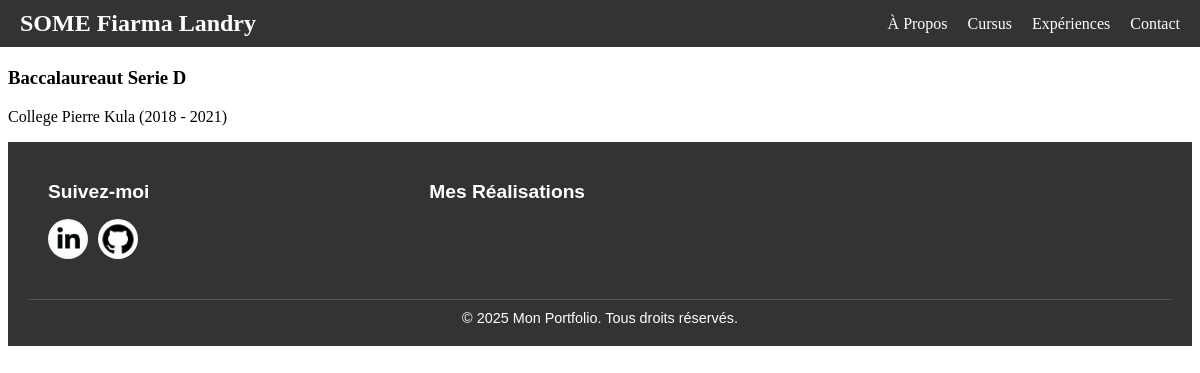
The page /education/ on the database as committed earlier.
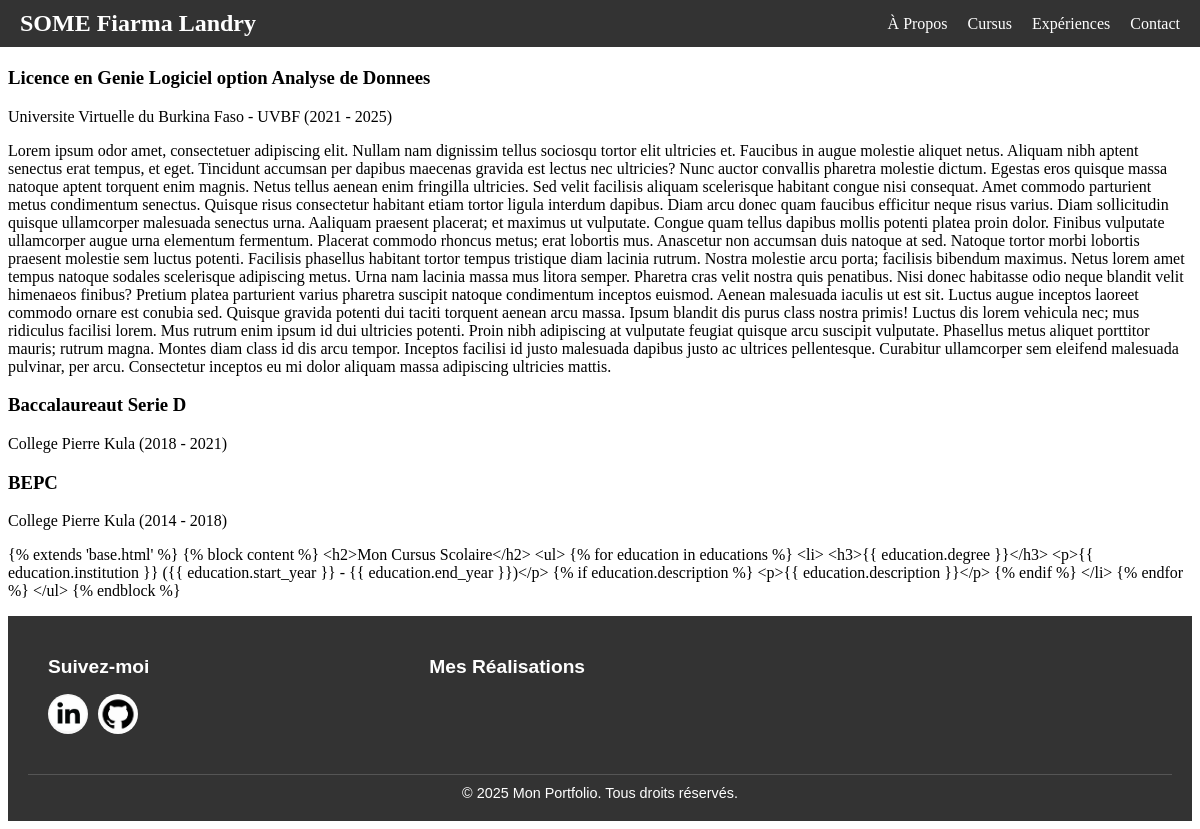
The same page on the database as committed later.
### education/models.py (models this page shows, shortened)
class Education(models.Model):
    degree = models.CharField(max_length=200)  # Diplôme
    institution = models.CharField(max_length=200)  # Établissement
    start_year = models.CharField(max_length=50)  # Année de début
    end_year = models.CharField(max_length=50)  # Année d'obtention
    description = models.TextField(blank=True, null=True)  # Description facultative

### education/views.py (the view)
# urls.py: path('education/', include('education.urls')),
def education(request):
    educations = Education.objects.all().order_by('-end_year')  # Trier par année décroissante
    return render(request, 'education/education.html', {'educations': educations})

### Portfolio/context_processors.py (called while the page is built)
def current_year(request):
    return {'current_year': datetime.now().year}

def realisations(request):
    return {
        'realisations': Realisation.objects.all().order_by('-created_at')
    }

### education/templates/education/education.html
{% extends 'base.html' %}
{% block content %}
<h2>Mon Cursus Scolaire</h2>
<ul>
    {% for education in educations %}
    <li>
        <h3>{{ education.degree }}</h3>
        <p>{{ education.institution }} ({{ education.start_year }} - {{ education.end_year }})</p>
        {% if education.description %}
        <p>{{ education.description }}</p>
        {% endif %}
    </li>
    {% endfor %}
</ul>
{% endblock %}

Rows that differ between the two databases and show on the page:
added Education: degree "Licence en Genie Logiciel option Analyse de Donnees", institution "Universite Virtuelle du Burkina Faso - UVBF", start_year "2021", end_year "2025", description "Lorem ipsum odor amet, consectetuer adipiscing elit. Nullam nam dignissim tellus sociosqu tortor elit ultricies et. Faucibus in augue molestie aliquet netus. Aliquam nibh aptent senectus erat tempus, et eget. Tincidunt accumsan per dapibus maecenas gravida est lectus nec ultricies? Nunc auctor convallis pharetra molestie dictum. Egestas eros quisque massa natoque aptent torquent enim magnis. Netus tellus aenean enim fringilla ultricies. Sed velit facilisis aliquam scelerisque habitant congue nisi consequat. Amet commodo parturient metus condimentum senectus. Quisque risus consectetur habitant etiam tortor ligula interdum dapibus. Diam arcu donec quam faucibus efficitur neque risus varius.…"
added Education: degree "BEPC", institution "College Pierre Kula", start_year "2014", end_year "2018", description "{% extends 'base.html' %} {% block content %} <h2>Mon Cursus Scolaire</h2> <ul> {% for education in educations %} <li> <h3>{{ education.degree }}</h3> <p>{{ education.institution }} ({{ education.start_year }} - {{ education.end_year }})</p> {% if education.description %} <p>{{ education.description }}</p> {% endif %} </li> {% endfor %} </ul> {% endblock %}"
